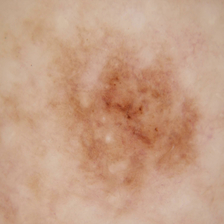
#> input picture data/raw/test/benign/1034.jpg, 224 x 224 px; its folder holds only this picture in this run
$ jupyter execute --allow-errors final.ipynb   (shell and % lines are left out)   (older library calls are emulated)
#> lines starting #> are read from the running program, lines starting #| are printed output that depends on the picture; after the words box and inside, x2 and y2 are one past the last pixel; in counts of white or black regions, pixels touching at a corner belong together
### util.py
import os
from matplotlib import pyplot as plt
import numpy as np
import cv2


def plot_images(images, image_names, columns=None, rows=None):
    rows = rows  or (int(np.sqrt(len(images) + 1)) )
    columns = columns or rows
    plt.figure(figsize=(columns * 4, rows * 4))

    for i, filtered_image in enumerate(images):
        # make check if i = 10 because columns will break
        plt.subplot(rows, columns, i + 1)
        plt.imshow(cv2.cvtColor(filtered_image, cv2.COLOR_BGR2RGB))
        plt.title(image_names[i])
        plt.axis("off")

    plt.tight_layout()
    plt.show()


def read_images(folder_path):
#> called with folder_path = 'data/raw/test/benign'
    images_with_names = []
    # Check if the folder exists
    if not os.path.exists(folder_path):
        print(f"The folder '{folder_path}' does not exist.")
    else:
        # Get a list of all files in the folder
        files = os.listdir(folder_path)

        # Iterate through each file in the folder
        for file_name in files:
            # Construct the full path to the image file
            file_path = os.path.join(folder_path, file_name)

            # Check if the file is a valid image file
            if file_name.lower().endswith(('.png', '.jpg', '.jpeg')):
                # Read the image using OpenCV
                image = cv2.imread(file_path)
#> image is the input picture: shape (224, 224, 3); mean B, G, R 133.5, 158.9, 198.3
                images_with_names.append((image, file_name))
            else:
                print(f"Skipping non-image file: {file_name}")
    return images_with_names

### preprocessing.py
import cv2
from util import plot_images
import numpy as np


# Convert the original image to grayscale
def clean_image(original_image, debug=False):
  kernel_size = 5  # You can adjust this parameter based on the level of noise in your image
  median_filter = cv2.medianBlur(original_image, kernel_size)
  gray_image = cv2.cvtColor(median_filter, cv2.COLOR_BGR2GRAY)

  # Kernel for the morphological filtering
  kernel = cv2.getStructuringElement(1,(17,17))

  # Perform the blackHat filtering on the grayscale image to find the  hair countours
  blackhat = cv2.morphologyEx(gray_image, cv2.MORPH_BLACKHAT, kernel)

  # intensify the hair countours in preparation for the inpainting  algorithm
  _,thresh2 = cv2.threshold(blackhat,10,255,cv2.THRESH_BINARY)

  # inpaint the original image depending on the mask
  dst = cv2.inpaint(median_filter,thresh2,1,cv2.INPAINT_TELEA)

  if debug:
    result = [original_image, median_filter, blackhat, thresh2, dst]
    label = ['Gambar Asli', 'Median Filter', 'Blackhat', 'Threshold', 'Hasil']
    plot_images(result, label, 5, 1)

  return dst

def preprocess_image(image, debug=False):
    image_removed_hair = clean_image(image)

    # Convert the image to grayscale
    gray = cv2.cvtColor(image_removed_hair, cv2.COLOR_BGR2GRAY)

    # Otsu's thresholding
    _, binary = cv2.threshold(gray, 0, 255, cv2.THRESH_BINARY + cv2.THRESH_OTSU)


    # Morphological opening to remove small objects
    kernel_opening = np.ones((5, 5), np.uint8)
    binary_opening = cv2.morphologyEx(binary, cv2.MORPH_OPEN, kernel_opening, iterations=1)

    # Smoothen the lesion border using opening and closing operations
    kernel_smoothening = cv2.getStructuringElement(cv2.MORPH_ELLIPSE, (20, 20))
    binary_smooth_opening = cv2.morphologyEx(binary_opening, cv2.MORPH_OPEN, kernel_smoothening, iterations=1)
    binary_smooth_closing = cv2.morphologyEx(binary_smooth_opening, cv2.MORPH_CLOSE, kernel_smoothening, iterations=1)

    # inverse
    inverted_binary_smooth = cv2.bitwise_not(binary_smooth_closing)

    result_image = cv2.bitwise_and(image_removed_hair, image_removed_hair, mask=inverted_binary_smooth)

    if debug:
        result = [image_removed_hair, binary, binary_opening, binary_smooth_opening, binary_smooth_closing, result_image]
        label = ['Gambar Asli', 'Otsu Treshold', 'Opening (Square)', 'Opening (Ellpise)', 'Closing (Ellpise)', 'Hasil']
        plot_images(result, label, 6, 3)

    return result_image

### featureextraction.py
import os
import cv2
import numpy as np
import pandas as pd
from skimage.feature import graycomatrix
from skimage.feature import graycoprops
from scipy.stats import skew, kurtosis, entropy
from skimage.feature import hog
from skimage import exposure
from sklearn.decomposition import PCA
from tqdm import tqdm

def calculate_texture_features(image) -> pd.Series:
    # Read image
    gray_result = cv2.cvtColor(image, cv2.COLOR_BGR2GRAY)

    distances = [1, 2, 3]
    angles = [0, np.pi/4, np.pi/2, 3*np.pi/4]

    # Create a mask to exclude black pixels
    mask = (gray_result > 0)
    masked_image = gray_result * mask

    # Compute GLCM
    glcm = graycomatrix(masked_image, distances=distances, angles=angles, symmetric=True, normed=True)

    # Calculate texture features
    contrast = graycoprops(glcm, 'contrast')
    energy = graycoprops(glcm, 'energy')
    homogeneity = graycoprops(glcm, 'homogeneity')
    correlation = graycoprops(glcm, 'correlation')

    # Store features in a Pandas DataFrame
    features_dict = {
        'glcm_contrast': np.nanmean(contrast),
        'glcm_energy': np.nanmean(energy),
        'glcm_homogeneity': np.nanmean(homogeneity),
        'glcm_correlation': np.nanmean(correlation)
    }

    return pd.Series(features_dict)

def calculate_rgb_statistic(image) -> pd.Series:
    # Split the image into its channels
    b, g, r = cv2.split(image)

    # Filter out black pixels
    non_black_indices = np.where((b > 0) & (g > 0) & (r > 0))

    # Extract non-black values for each channel
    b_non_black = b[non_black_indices]
    g_non_black = g[non_black_indices]
    r_non_black = r[non_black_indices]

    # Check if the arrays are not empty before calculating statistics
    if len(b_non_black) > 0:
        mean_b, var_b, skew_b, kurt_b, entropy_b = np.nan_to_num(np.mean(b_non_black), nan=0), np.nan_to_num(np.var(b_non_black), nan=0), np.nan_to_num(skew(b_non_black.flatten()), nan=0), np.nan_to_num(kurtosis(b_non_black.flatten()), nan=0), np.nan_to_num(entropy(b_non_black.flatten()), nan=0)
    else:
        mean_b, var_b, skew_b, kurt_b, entropy_b = 0, 0, 0, 0, 0

    # Repeat similar checks for other channels (g and r)
    if len(g_non_black) > 0:
        mean_g, var_g, skew_g, kurt_g, entropy_g = np.nan_to_num(np.mean(g_non_black), nan=0), np.nan_to_num(np.var(g_non_black), nan=0), np.nan_to_num(skew(g_non_black.flatten()), nan=0), np.nan_to_num(kurtosis(g_non_black.flatten()), nan=0), np.nan_to_num(entropy(g_non_black.flatten()), nan=0)
    else:
        mean_g, var_g, skew_g, kurt_g, entropy_g = 0, 0, 0, 0, 0

    if len(r_non_black) > 0:
        mean_r, var_r, skew_r, kurt_r, entropy_r = np.nan_to_num(np.mean(r_non_black), nan=0), np.nan_to_num(np.var(r_non_black), nan=0), np.nan_to_num(skew(r_non_black.flatten()), nan=0), np.nan_to_num(kurtosis(r_non_black.flatten()), nan=0), np.nan_to_num(entropy(r_non_black.flatten()), nan=0)
    else:
        mean_r, var_r, skew_r, kurt_r, entropy_r = 0, 0, 0, 0, 0

    # Return the calculated values
    features_dict = {
        'rgb_mean_b': mean_b, 'rgb_mean_g': mean_g, 'rgb_mean_r': mean_r,
        'rgb_var_b': var_b, 'rgb_var_g': var_g, 'rgb_var_r': var_r,
        'rgb_skew_b': skew_b, 'rgb_skew_g': skew_g, 'rgb_skew_r': skew_r,
        'rgb_kurt_b': kurt_b, 'rgb_kurt_g': kurt_g, 'rgb_kurt_r': kurt_r,
        'rgb_entropy_b': entropy_b, 'rgb_entropy_g': entropy_g, 'rgb_entropy_r': entropy_r
    }

    return pd.Series(features_dict)

def calculate_hsv_statistic(image) -> pd.Series:
    # Convert the image to HSV colorspace
    hsv_image = cv2.cvtColor(image, cv2.COLOR_BGR2HSV)

    # Split the image into its channels
    h, s, v = cv2.split(hsv_image)

    # Filter out black pixels
    non_black_indices = np.where((h > 0) & (s > 0) & (v > 0))

    # Extract non-black values for each channel
    h_non_black = h[non_black_indices]
    s_non_black = s[non_black_indices]
    v_non_black = v[non_black_indices]

    # Check if the arrays are not empty before calculating statistics
    if len(h_non_black) > 0:
        mean_h, var_h, skew_h, kurt_h, entropy_h = np.nan_to_num(np.mean(h_non_black), nan=0), np.nan_to_num(np.var(h_non_black), nan=0), np.nan_to_num(skew(h_non_black.flatten()), nan=0), np.nan_to_num(kurtosis(h_non_black.flatten()), nan=0), np.nan_to_num(entropy(h_non_black.flatten()), nan=0)
    else:
        mean_h, var_h, skew_h, kurt_h, entropy_h = 0, 0, 0, 0, 0

    # Repeat similar checks for other channels (s and v)
    if len(s_non_black) > 0:
        mean_s, var_s, skew_s, kurt_s, entropy_s = np.nan_to_num(np.mean(s_non_black), nan=0), np.nan_to_num(np.var(s_non_black), nan=0), np.nan_to_num(skew(s_non_black.flatten()), nan=0), np.nan_to_num(kurtosis(s_non_black.flatten()), nan=0), np.nan_to_num(entropy(s_non_black.flatten()), nan=0)
    else:
        mean_s, var_s, skew_s, kurt_s, entropy_s = 0, 0, 0, 0, 0

    if len(v_non_black) > 0:
        mean_v, var_v, skew_v, kurt_v, entropy_v = np.nan_to_num(np.mean(v_non_black), nan=0), np.nan_to_num(np.var(v_non_black), nan=0), np.nan_to_num(skew(v_non_black.flatten()), nan=0), np.nan_to_num(kurtosis(v_non_black.flatten()), nan=0), np.nan_to_num(entropy(v_non_black.flatten()), nan=0)
    else:
        mean_v, var_v, skew_v, kurt_v, entropy_v = 0, 0, 0, 0, 0

    # Return the calculated values
    features_dict = {
        'hsv_mean_h': mean_h, 'hsv_mean_s': mean_s, 'hsv_mean_v': mean_v,
        'hsv_var_h': var_h, 'hsv_var_s': var_s, 'hsv_var_v': var_v,
        'hsv_skew_h': skew_h, 'hsv_skew_s': skew_s, 'hsv_skew_v': skew_v,
        'hsv_kurt_h': kurt_h, 'hsv_kurt_s': kurt_s, 'hsv_kurt_v': kurt_v,
        'hsv_entropy_h': entropy_h, 'hsv_entropy_s': entropy_s, 'hsv_entropy_v': entropy_v
    }

    return pd.Series(features_dict)

def calculate_lab_statistic(image) -> pd.Series:
    # Convert the image to LAB colorspace
    lab_image = cv2.cvtColor(image, cv2.COLOR_BGR2LAB)

    # Split the image into its channels
    l, a, b = cv2.split(lab_image)

    # Filter out black pixels
    non_black_indices = np.where((l > 0) & (a > 0) & (b > 0))

    # Extract non-black values for each channel
    l_non_black = l[non_black_indices]
    a_non_black = a[non_black_indices]
    b_non_black = b[non_black_indices]

    # Check if the arrays are not empty before calculating statistics
    if len(l_non_black) > 0:
        mean_l, var_l, skew_l, kurt_l, entropy_l = np.nan_to_num(np.mean(l_non_black), nan=0), np.nan_to_num(np.var(l_non_black), nan=0), np.nan_to_num(skew(l_non_black.flatten()), nan=0), np.nan_to_num(kurtosis(l_non_black.flatten()), nan=0), np.nan_to_num(entropy(l_non_black.flatten()), nan=0)
    else:
        mean_l, var_l, skew_l, kurt_l, entropy_l = 0, 0, 0, 0, 0

    # Repeat similar checks for other channels (a and b)
    if len(a_non_black) > 0:
        mean_a, var_a, skew_a, kurt_a, entropy_a = np.nan_to_num(np.mean(a_non_black), nan=0), np.nan_to_num(np.var(a_non_black), nan=0), np.nan_to_num(skew(a_non_black.flatten()), nan=0), np.nan_to_num(kurtosis(a_non_black.flatten()), nan=0), np.nan_to_num(entropy(a_non_black.flatten()), nan=0)
    else:
        mean_a, var_a, skew_a, kurt_a, entropy_a = 0, 0, 0, 0, 0

    if len(b_non_black) > 0:
        mean_b, var_b, skew_b, kurt_b, entropy_b = np.nan_to_num(np.mean(b_non_black), nan=0), np.nan_to_num(np.var(b_non_black), nan=0), np.nan_to_num(skew(b_non_black.flatten()), nan=0), np.nan_to_num(kurtosis(b_non_black.flatten()), nan=0), np.nan_to_num(entropy(b_non_black.flatten()), nan=0)
    else:
        mean_b, var_b, skew_b, kurt_b, entropy_b = 0, 0, 0, 0, 0


    # Return the calculated values
    features_dict = {
        'lab_mean_l': mean_l, 'lab_mean_a': mean_a, 'lab_mean_b': mean_b,
        'lab_var_l': var_l, 'lab_var_a': var_a, 'lab_var_b': var_b,
        'lab_skew_l': skew_l, 'lab_skew_a': skew_a, 'lab_skew_b': skew_b,
        'lab_kurt_l': kurt_l, 'lab_kurt_a': kurt_a, 'lab_kurt_b': kurt_b,
        'lab_entropy_l': entropy_l, 'lab_entropy_a': entropy_a, 'lab_entropy_b': entropy_b
    }

    return pd.Series(features_dict)

def calculate_shape_features(image) -> pd.Series:
    # Read the image
    image = cv2.cvtColor(image, cv2.COLOR_BGR2GRAY)

    # Calculate area (number of non-zero pixels)
    area = np.count_nonzero(image)

    # Calculate mean, variance, and standard deviation
    mean, std_dev = cv2.meanStdDev(image)

    # Extract values from numpy arrays
    mean = mean.flatten()
    std_dev = std_dev.flatten()

    # Calculate variance from std_dev
    variance = std_dev ** 2

    features_dict = {
        'shape_area': area,
        'shape_mean': mean[0],
        'shape_std_dev': std_dev[0],
        'shape_variance': variance[0]
    }

    return pd.Series(features_dict)


def calculate_hog_with_pca(image_paths) -> pd.Series:
  image_features = []

  # resize and grayscale images
  for image_path in tqdm(image_paths, desc='Extracting HOG Features', unit='image'):
    image = cv2.imread(image_path, cv2.IMREAD_GRAYSCALE)
    resized_image = cv2.resize(image, (112, 122))

    # Compute HOG features
    features, _ = hog(resized_image, orientations=8, pixels_per_cell=(8, 8),
                            cells_per_block=(1, 1), visualize=True)

    # Optionally, you can enhance the visualization of HOG features
    image_features.append(features)

  pca = PCA(n_components=100)
  pca_result = pca.fit_transform(image_features)
  # make it to dataframe
  pca_result = pd.DataFrame(pca_result, columns=['hog_pca_%i' % i for i in range(100)])
  return pca_result

def get_file_path_with_label(preprocessed_path):
  train_features = pd.DataFrame()
  test_features = pd.DataFrame()

  def hotfix_skin_cancer_type_folder(skin_cancer_type_folder):
    if (skin_cancer_type_folder == "benign"):
      return 0
    elif (skin_cancer_type_folder == "malignant"):
      return 1

  for data_type_folder in os.listdir(preprocessed_path):
      for skin_cancer_type_folder in os.listdir(os.path.join(preprocessed_path, data_type_folder)):
        for image in os.listdir(os.path.join(preprocessed_path, data_type_folder, skin_cancer_type_folder)):
          image_path = os.path.join(preprocessed_path, data_type_folder, skin_cancer_type_folder, image)
          data = {"image_path": image_path, "label": hotfix_skin_cancer_type_folder(skin_cancer_type_folder)}
          if (data_type_folder == "train"):
            train_features = pd.concat([train_features, pd.DataFrame([data])], ignore_index=True)
          else:
            test_features = pd.concat([test_features, pd.DataFrame([data])], ignore_index=True)

  return train_features, test_features

### final.ipynb
# Load Data

Pastikan dataset berada pada `data/raw`

[cell 1]
import os
import cv2
from tqdm import tqdm
from util import read_images
from preprocessing import preprocess_image

folders =[]
# iterate over all folder in raw
raw_path = "data/raw"
for data_type_folder in os.listdir(raw_path):
    for skin_cancer_type_folder in os.listdir(os.path.join(raw_path, data_type_folder)):
          folders.append(os.path.join( data_type_folder, skin_cancer_type_folder))

# Pembersihan Citra & Segmentasi Citra

[cell 2]
for folder in folders:
  raw_path_folder = os.path.join(raw_path, folder)
  preprocessed_path_folder = os.path.join("data/preprocessed", folder)

  images = read_images(raw_path_folder)
#> images = 1 item
  for i, (image_array, label) in enumerate(tqdm(images)):
      preprocessed_image = preprocess_image(image_array)


      # Save the image
      image_path = os.path.join(preprocessed_path_folder, f"{label}")
      cv2.imwrite(image_path, preprocessed_image)
#> this loop made 1 pass
#> pass 1, in clean_image, `gray_image = cv2.cvtColor(median_filter, cv2.COLOR_BGR2GRAY)`:
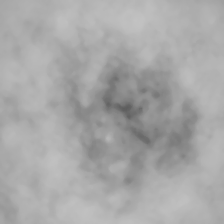
#> gray_image: shape (224, 224); min 94, max 194, mean 167.9
#> pass 1, in clean_image, `blackhat = cv2.morphologyEx(gray_image, cv2.MORPH_BLACKHAT, kernel)`:
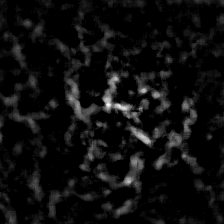
#> blackhat: shape (224, 224); min 0, max 35, mean 2; drawn with min black and max white
#> pass 1, in clean_image, `_,thresh2 = cv2.threshold(blackhat,10,255,cv2.THRESH_BINARY)`:
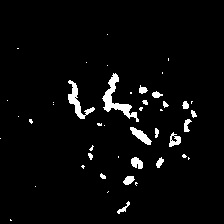
#> thresh2: shape (224, 224); 3.6% white; 45 white regions (27 under 20 px), largest, box (x1, y1, x2, y2) and area: (102, 73, 139, 122) 476, (68, 80, 95, 119) 304, (130, 127, 152, 145) 166

## Beberapa gambar yang dibersihkan

[cell 3]
import cv2
from preprocessing import clean_image

# Read the input image
image_1 = cv2.imread('./data/raw/test/malignant/44.jpg')
image_2 = cv2.imread('./data/raw/test/benign/998.jpg')
image_3 = cv2.imread("./data/raw/test/benign/303.jpg")

#> (the rest of this cell did not finish here and is left out)

image_2_removed_hair = clean_image(image_2, debug=True)
image_3_removed_hair = clean_image(image_3, debug=True)

## Beberapa gambar yang berhasil di segmentasi

[cell 4]
import cv2
import numpy as np
from preprocessing import preprocess_image

# Read the original image
image_1 = cv2.imread('./data/raw/train/malignant/975.jpg')
image_2 = cv2.imread('./data/raw/train/benign/804.jpg')
image_3 = cv2.imread("./data/raw/test/benign/303.jpg")


#> (the rest of this cell did not finish here and is left out)

result_2 = preprocess_image(image_2, debug=True)
result_3 = preprocess_image(image_3, debug=True)

## Beberapa gambar yang gagal di segmentasi

[cell 5]
import cv2
from preprocessing import preprocess_image

image_1 = cv2.imread('./data/raw/train/malignant/840.jpg') # dikarenkan dermatoskop memiliki intensitas lebih gelap
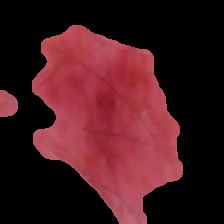
#> input picture data/preprocessed/test/benign/840.jpg, 224 x 224 px, found by its file name
#> image_1 is the input picture: shape (224, 224, 3); mean B, G, R 30.8, 25.6, 68.3
image_2 = cv2.imread('./data/raw/train/malignant/768.jpg') # dikarenakan variasi data
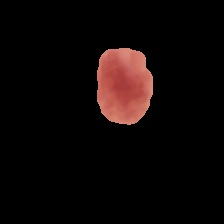
#> input picture data/preprocessed/test/benign/768.jpg, 224 x 224 px, found by its file name
#> image_2 is the input picture: shape (224, 224, 3); mean B, G, R 6.5, 7.2, 13.9
image_3 = cv2.imread('./data/raw/train/malignant/725.jpg') # dikarenakan variasi data
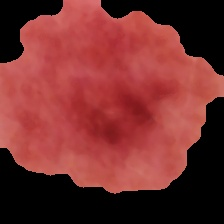
#> input picture data/preprocessed/test/benign/725.jpg, 224 x 224 px, found by its file name
#> image_3 is the input picture: shape (224, 224, 3); mean B, G, R 46.7, 48.1, 118.2

result_1 = preprocess_image(image_1, debug=True)
#> call 4 of preprocess_image, with debug = True
#> in clean_image (call 5), `gray_image = cv2.cvtColor(median_filter, cv2.COLOR_BGR2GRAY)`:
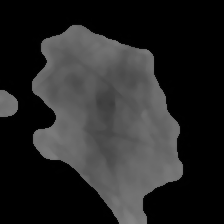
#> gray_image: shape (224, 224); min 0, max 131, mean 38.8
#> in preprocess_image (call 4), `binary_smooth_closing = cv2.morphologyEx(binary_smooth_opening, cv2.MO..`:
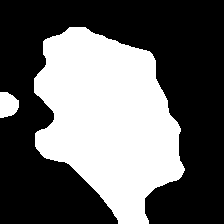
#> binary_smooth_closing: shape (224, 224); 39.5% white; 2 white regions, box (x1, y1, x2, y2) and area: (34, 27, 185, 224) 19439, (0, 92, 19, 118) 394
#> in plot_images, `rows = rows  or (int(np.sqrt(len(images) + 1)) )`: rows = 3
#> in plot_images, `columns = columns or rows`: columns = 6
#> the loop in plot_images, `for i, filtered_image in enumerate(images):` made 6 passes
#> in plot_images, `plt.show()`:
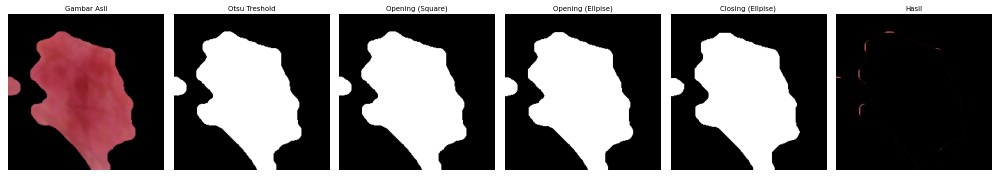
#> figure drawn by matplotlib, 6 panels
result_2 = preprocess_image(image_2, debug=True)
#> in preprocess_image (call 5), `binary_smooth_opening = cv2.morphologyEx(binary_opening, cv2.MORPH_OPE..`:
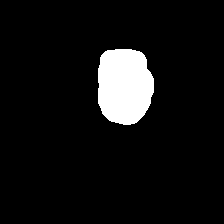
#> binary_smooth_opening: shape (224, 224); 7.1% white; 1 white region, box (x1, y1, x2, y2) and area: (98, 49, 154, 125) 3553
#> (the rest of the program and of its run is left out)
